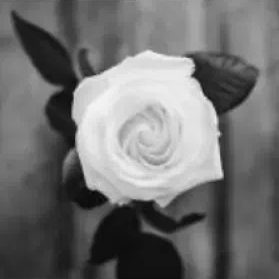
#> input picture 4__Open_CV/edge_flower.png, 279 x 279 px
$ jupyter execute --allow-errors 003_augmentations.ipynb
#> lines starting #> are read from the running program, lines starting #| are printed output that depends on the picture
# Augmentations

## Geometric augmentations

[cell 1]
import cv2
import numpy as np
import matplotlib.pyplot as plt

[cell 2]
img = cv2.imread('edge_flower.png')
#> img is the input picture: shape (279, 279, 3); mean B, G, R 112.8, 112.8, 112.8
img = cv2.cvtColor(img, cv2.COLOR_BGR2RGB)
h,w = img.shape[:2]
#> h = 279; w = 279

[cell 3]
M = cv2.getRotationMatrix2D((w//2, h//2), 30, 1.0)
rotated = cv2.warpAffine(img, M, (w, h))

[cell 4]
M = np.float32([[1, 0, 50], [0, 1, 30]])
translated = cv2.warpAffine(img, M, (w, h))
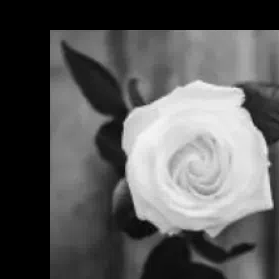
#> translated: shape (279, 279, 3); mean R, G, B 89.8, 89.8, 89.8

[cell 5]
scaled = cv2.resize(img, None, fx=1.5, fy=1.5)

[cell 6]
flip_h = cv2.flip(img, 1)   # horizontal
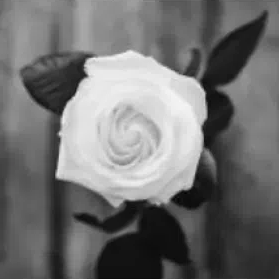
#> flip_h: shape (279, 279, 3); mean R, G, B 112.8, 112.8, 112.8
flip_v = cv2.flip(img, 0)   # vertical
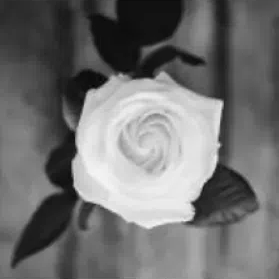
#> flip_v: shape (279, 279, 3); mean R, G, B 112.8, 112.8, 112.8

[cell 7]
cropped = img[100:300, 150:350]
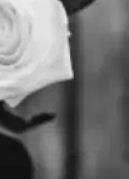
#> cropped: shape (179, 129, 3); mean R, G, B 115.7, 115.7, 115.7

[cell 8]
pts1 = np.float32([[50,50], [200,50], [50,200]])
pts2 = np.float32([[10,100], [200,50], [100,250]])

M = cv2.getAffineTransform(pts1, pts2)
affine = cv2.warpAffine(img, M, (w, h))
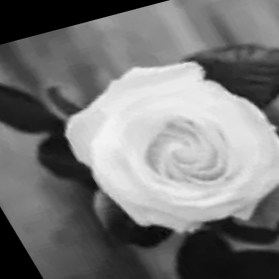
#> affine: shape (279, 279, 3); mean R, G, B 120.1, 120.1, 120.1

[cell 9]
pts1 = np.float32([[0,0], [w,0], [0,h], [w,h]])
#> pts1 = [[0, 0], [279, 0], [0, 279], [279, 279]]
pts2 = np.float32([[50,50], [w-50,0], [0,h], [w,h-50]])

M = cv2.getPerspectiveTransform(pts1, pts2)
perspective = cv2.warpPerspective(img, M, (w, h))
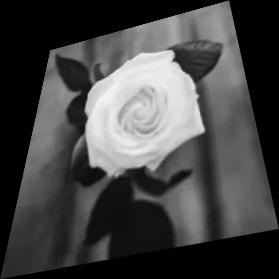
#> perspective: shape (279, 279, 3); mean R, G, B 69.1, 69.1, 69.1

[cell 10]
plt.figure(figsize=[18,5])
plt.subplot(161); plt.imshow(img); plt.title('Original'); plt.axis('off')
plt.subplot(162); plt.imshow(rotated); plt.title('Rotated'); plt.axis('off')
plt.subplot(163); plt.imshow(translated); plt.title('Translated'); plt.axis('off')
plt.subplot(164); plt.imshow(scaled); plt.title('Scaled'); plt.axis('off')
plt.subplot(165); plt.imshow(flip_h); plt.title('Flipped'); plt.axis('off')
plt.subplot(166); plt.imshow(perspective); plt.title('Perspective'); plt.axis('off')
plt.show()

## Brightness and Contrast

[cell 11]
brighter = cv2.convertScaleAbs(img, alpha=1.0, beta=40)
darker   = cv2.convertScaleAbs(img, alpha=1.0, beta=-40)

high_contrast = cv2.convertScaleAbs(img, alpha=1.5, beta=0)
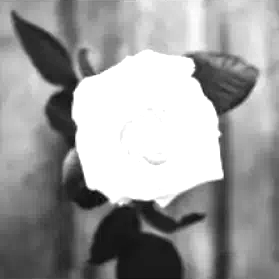
#> high_contrast: shape (279, 279, 3); mean R, G, B 155.2, 155.2, 155.2
low_contrast  = cv2.convertScaleAbs(img, alpha=0.6, beta=0)
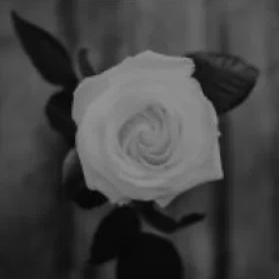
#> low_contrast: shape (279, 279, 3); min 1, max 148, mean 67.7

[cell 12]
plt.figure(figsize=[18,5])
plt.subplot(151); plt.imshow(img); plt.title('Original'); plt.axis('off')
plt.subplot(152); plt.imshow(brighter); plt.title('Brighter'); plt.axis('off')
plt.subplot(153); plt.imshow(darker); plt.title('Darker'); plt.axis('off')
plt.subplot(154); plt.imshow(high_contrast); plt.title('High Contrast'); plt.axis('off')
plt.subplot(155); plt.imshow(low_contrast); plt.title('Low Contrast'); plt.axis('off')
plt.show()

## Synthetic Noise

[cell 13]
noise = np.random.normal(0, 25, img.shape)
gaussian = img + noise
gaussian = np.clip(gaussian, 0, 255).astype(np.uint8)
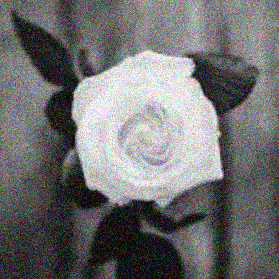
#> gaussian: shape (279, 279, 3); mean R, G, B 112.4, 112.6, 112.6

[cell 14]
sp = img.copy()
prob = 0.02

rand = np.random.rand(*img.shape[:2])
sp[rand < prob/2] = 0
sp[rand > 1 - prob/2] = 255

[cell 15]
noise = np.random.randn(*img.shape)
speckle = img + img * noise * 0.2
speckle = np.clip(speckle, 0, 255).astype(np.uint8)
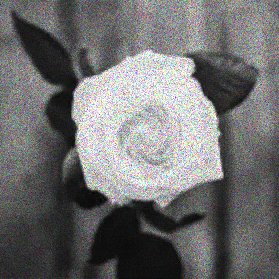
#> speckle: shape (279, 279, 3); mean R, G, B 111.5, 111.3, 111.4

[cell 16]
plt.figure(figsize=[18,5])
plt.subplot(141); plt.imshow(img, cmap='gray'); plt.title('Original'); plt.axis('off')
plt.subplot(142); plt.imshow(gaussian, cmap='gray'); plt.title('Gaussian Noise'); plt.axis('off')
plt.subplot(143); plt.imshow(sp, cmap='gray'); plt.title('Salt & Pepper'); plt.axis('off')
plt.subplot(144); plt.imshow(speckle, cmap='gray'); plt.title('Speckle Noise'); plt.axis('off')
plt.show()

## Combining with deep learning augmentations

[cell 17]
img = cv2.imread('edge_flower.png')
img = cv2.resize(img, (224,224))
#> img: shape (224, 224, 3)
img = cv2.GaussianBlur(img, (5,5), 0)
